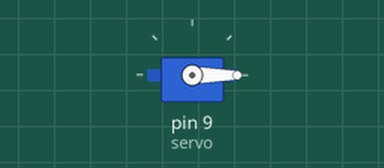
A sketch run on a simulated Arduino Uno, built with avr-gcc and run on an emulated ATmega328P. Shown: servo.

Above: at 0.05 s.
At 4.25 s:
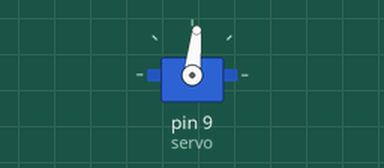
At 8.55 s:
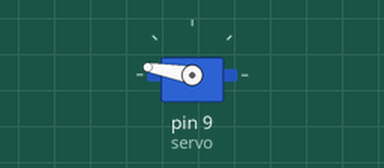
At 17.05 s:
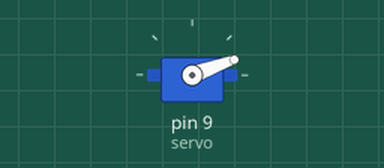
Timing chart, 0 to 23.4 s (numbered marks = the images above):
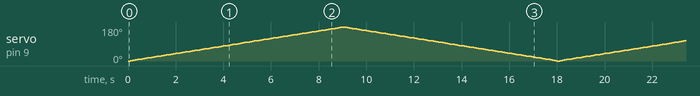

The sketch:

Control_Speed_Servo.ino
```cpp
#include <Servo.h>
Servo servo;
int pos;

void setup() {
  servo.attach(9);
}

void loop() {
  for (pos = 0; pos < 180; pos += 2){
    servo.write(pos);
    delay(100);
  }
  for (pos = 180; pos > 0; pos -= 2){
    servo.write(pos);
    delay(100);
  }
}
```
